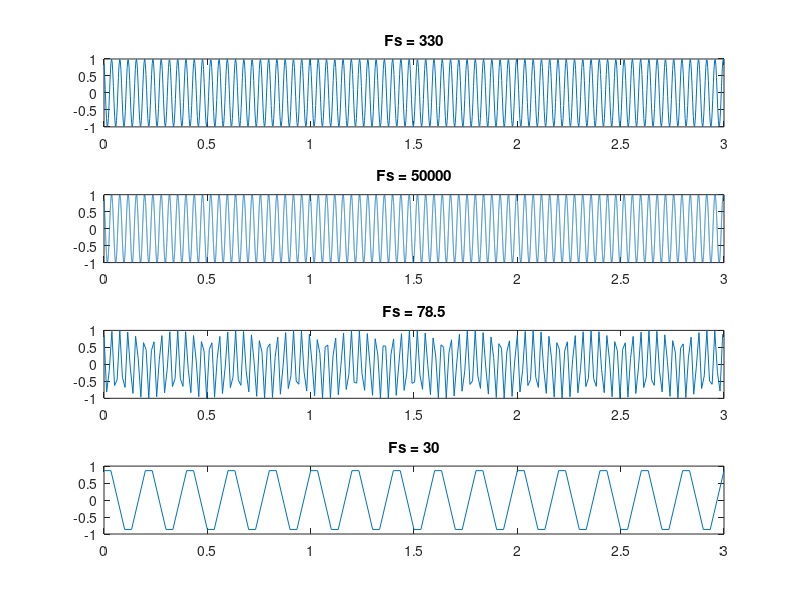

The MATLAB script that drew this image:
Fc = 25;
theta = pi/6;


Fs = 330;                                    
Ts = 1/Fs; 
t = 0:Ts:3;
f = cos(2*pi*Fc*t + theta);
subplot(411)
plot(t,f);
title('Fs = 330');


Fs = 50000;                                 
Ts = 1/Fs; 
t = 0:Ts:3;
f = cos(2*pi*Fc*t + theta);
subplot(412)
plot(t,f);
title('Fs = 50000');



Fs = 78.5
Ts = 1/Fs; 
t = 0:Ts:3;
f = cos(2*pi*Fc*t + theta);
subplot(413)
plot(t,f);
title('Fs = 78.5');



Fs = 30;                                 
Ts = 1/Fs; 
t = 0:Ts:3;
f = cos(2*pi*Fc*t + theta);
subplot(414)
plot(t,f);
title('Fs = 30');

